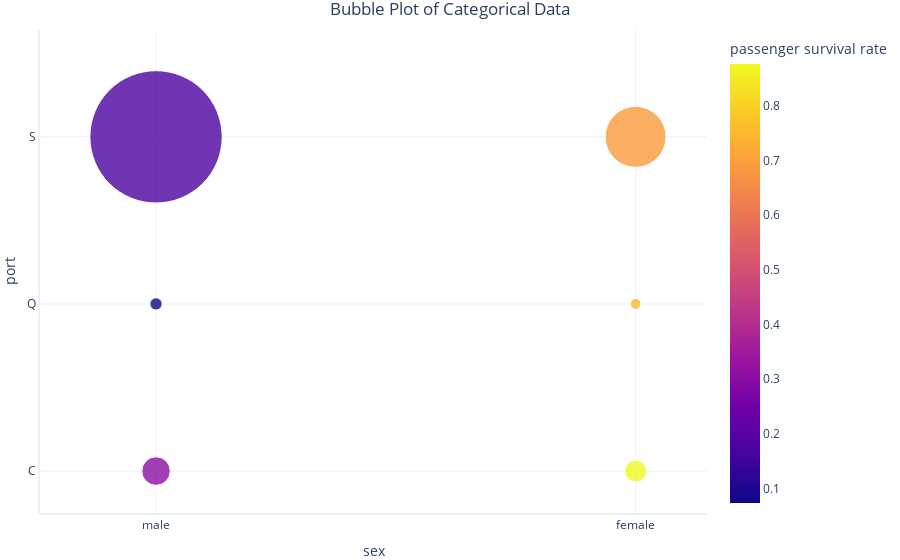

The notebook cell saved with this chart:
### Markdown cell above
The boxplot (top) of the first figure shows us that most people held tickets that cost less than £25, and the histogram shows us that people with more expensive tickets tended to survive.

Our second figure indicates passengers were about 30 years old on average, and that most children under 10 years old survived, unlike most adults.


## Visualising Categorical Data

Our Titanic dataset has the following _categorical_ columns:
* `Sex` (Male, Female)
* `Embarked` - the port of ambarkation (C, Q, or S)
* `Cabin` (many options)
* `Survival` (0 = no, 1 = yes)

Categorical data are usually viewable in a similar way to ordinal data, but with data viewed as order-less groups. Alternatively, categories appear as colors, or groups, in other kinds of plots.

Plotting categorical data against other categorical data shows how data is clustered. This is little more than a colored table. Let's do this now:

### Code cell
import plotly.graph_objects as go
import numpy as np

# Create some simple functions
# Read their descriptions to find out more 
def get_rows(sex, port):
    '''Returns rows that match in terms of sex and embarkment port'''
    return dataset[(dataset.Embarked == port) & (dataset.Sex == sex)]

def proportion_survived(sex, port):
    '''Returns the proportion of people meeting criteria who survived'''
    survived = get_rows(sex, port).Survived
    return np.mean(survived)

# Make two columns of data - together these represent each combination
# of sex and embarkment port
sexes = ["male", "male", "male", "female","female", "female"]
ports = ["C", "Q", "S" ] * 2

# Calculate the number of passengers at each port + sex combination
passenger_count = [len(get_rows(sex, port)) for sex,port in zip(sexes, ports)]

# Calculate the proportion of passengers from each port + sex combination who survived
passenger_survival = [proportion_survived(sex, port) for sex,port in zip(sexes, ports)]

# Combine into a single data frame
table = pd.DataFrame(dict(
    sex=sexes,
    port=ports,
    passenger_count=passenger_count,
    passenger_survival_rate=passenger_survival
))

# Make a bubble plot
# This is just a scatter plot but each entry in the plot 
# has a size and colour. We set colour to passenger_survival 
# and size to the number of passengers 
graphing.scatter_2D(table, 
                    label_colour="passenger_survival_rate", 
                    label_size="passenger_count", 
                    size_multiplier=0.3,
                    title="Bubble Plot of Categorical Data")

### Figure 1 — Plotly figure (JSON) as saved in the notebook; plotly's stock layout.template omitted (floating-point values rounded to 4 significant figures)
{"data": [{"customdata": [[95], [41], [441], [73], [36], [203]], "hovertemplate": "sex=%{x}<br>port=%{y}<br>passenger_count=%{customdata[0]}<br>passenger survival rate=%{marker.color}<extra></extra>", "legendgroup": "", "marker": {"color": [0.3053, 0.07317, 0.1746, 0.8767, 0.75, 0.6897], "coloraxis": "coloraxis", "symbol": "circle", "size": [28.5, 12.3, 132.3, 21.9, 10.8, 60.9]}, "mode": "markers", "name": "", "orientation": "v", "showlegend": false, "x": ["male", "male", "male", "female", "female", "female"], "xaxis": "x", "y": ["C", "Q", "S", "C", "Q", "S"], "yaxis": "y", "type": "scatter"}], "layout": {"xaxis": {"anchor": "y", "domain": [0, 1], "title": {"text": "sex"}}, "yaxis": {"anchor": "x", "domain": [0, 1], "title": {"text": "port"}}, "coloraxis": {"colorbar": {"title": {"text": "passenger survival rate"}}, "colorscale": [[0, "#0d0887"], [0.1111, "#46039f"], [0.2222, "#7201a8"], [0.3333, "#9c179e"], [0.4444, "#bd3786"], [0.5556, "#d8576b"], [0.6667, "#ed7953"], [0.7778, "#fb9f3a"], [0.8889, "#fdca26"], [1, "#f0f921"]]}, "legend": {"tracegroupgap": 0}, "title": {"text": "Bubble Plot of Categorical Data"}}}
